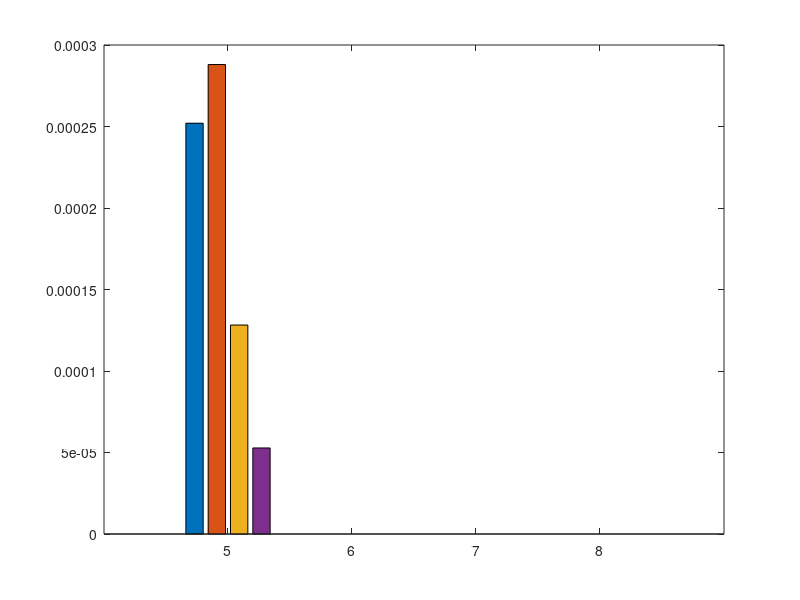

Source code (MATLAB): (Note: this script raises an error after producing the figure.)
clear; close all; clc
textSize = 16;
linewid = 1;

% ISa-CSI  5 6 7 8
% ISr-CSI  5 6 7 8
% ISa-RSS 5 6 7 8
% ISr-RSS 5 6 7 8

epiImpBMR = [
    1-0.9997479839 0 0 0;
    1-0.9997119816 0 0 0;
    1-0.9998718026 0 0 0;
    1-0.9999472128 0 0 0;
    ];
epi = [5 6 7 8];

figure(111)
bar(epi, epiImpBMR(1:4,:)', 'grouped')
hold on
ax = gca;
ax.YAxis.FontSize = 13;
ax.XAxis.FontSize = 13;
ax.YAxis.FontWeight = 'bold';
ax.XAxis.FontWeight = 'bold';
ylim([0 0.001]);
legend('SIC-SKGa with CSI','SIC-SKGm with CSI', 'SIC-SKGa with RSS','SIC-SKGm with RSS', 'FontSize',textSize, 'FontWeight','bold', 'Location','northeast')
xlabel('Episode Length', 'FontSize', 15, 'FontWeight','bold')
ylabel('BMR (percent)', 'FontSize',15, 'FontWeight','bold')

% for i=1:length(epiImpBMR)
%     text(epi(i)-0.3,epiImpBMR(1,i),strcat(num2str(epiImpBMR(1,i), '%.2g')," /"), 'FontWeight','bold', 'HorizontalAlignment', 'center', 'VerticalAlignment', 'bottom')
%     text(epi(i)-0.1,epiImpBMR(2,i),strcat(num2str(epiImpBMR(2,i), '%.2g')," /"), 'FontWeight','bold', 'HorizontalAlignment', 'center', 'VerticalAlignment', 'bottom')
%     text(epi(i)+0.1,epiImpBMR(3,i),strcat(num2str(epiImpBMR(3,i), '%.2g')," /"), 'FontWeight','bold', 'HorizontalAlignment', 'center', 'VerticalAlignment', 'bottom')
%     text(epi(i)+0.3,epiImpBMR(4,i),num2str(epiImpBMR(4,i), '%.2g'), 'FontWeight','bold', 'HorizontalAlignment', 'center', 'VerticalAlignment', 'bottom')
% end

% 创建 text
text('VerticalAlignment','bottom',...
    'HorizontalAlignment','center',...
    'FontWeight','bold',...
    'String','0.00025 /',...
    'Position',[4.54097193129451 0.00025001610000003 0]);

% 创建 text
text('VerticalAlignment','bottom',...
    'HorizontalAlignment','center',...
    'FontWeight','bold',...
    'String','0.00029 /',...
    'Position',[4.9305823209049 0.000294018400000034 0]);

% 创建 text
text('VerticalAlignment','bottom',...
    'HorizontalAlignment','center',...
    'FontWeight','bold',...
    'String','0.00013 /',...
    'Position',[5.25902806870549 0.00013219740000003 0]);

% 创建 text
text('VerticalAlignment','bottom',...
    'HorizontalAlignment','center',...
    'FontWeight','bold',...
    'String','5.3e-05',...
    'Position',[5.39786342689569 5.67872000000151e-05 0]);

% 创建 text
text('VerticalAlignment','bottom',...
    'HorizontalAlignment','center',...
    'FontWeight','bold',...
    'String','0 /',...
    'Position',[5.7 0 0]);

% 创建 text
text('VerticalAlignment','bottom',...
    'HorizontalAlignment','center',...
    'FontWeight','bold',...
    'String','0 /',...
    'Position',[5.9 0 0]);

% 创建 text
text('VerticalAlignment','bottom',...
    'HorizontalAlignment','center',...
    'FontWeight','bold',...
    'String','0 /',...
    'Position',[6.1 0 0]);

% 创建 text
text('VerticalAlignment','bottom',...
    'HorizontalAlignment','center',...
    'FontWeight','bold',...
    'String','0',...
    'Position',[6.3 0 0]);

% 创建 text
text('VerticalAlignment','bottom',...
    'HorizontalAlignment','center',...
    'FontWeight','bold',...
    'String','0 /',...
    'Position',[6.7 0 0]);

% 创建 text
text('VerticalAlignment','bottom',...
    'HorizontalAlignment','center',...
    'FontWeight','bold',...
    'String','0 /',...
    'Position',[6.9 0 0]);

% 创建 text
text('VerticalAlignment','bottom',...
    'HorizontalAlignment','center',...
    'FontWeight','bold',...
    'String','0 /',...
    'Position',[7.1 0 0]);

% 创建 text
text('VerticalAlignment','bottom',...
    'HorizontalAlignment','center',...
    'FontWeight','bold',...
    'String','0',...
    'Position',[7.3 0 0]);

% 创建 text
text('VerticalAlignment','bottom',...
    'HorizontalAlignment','center',...
    'FontWeight','bold',...
    'String','0 /',...
    'Position',[7.7 0 0]);

% 创建 text
text('VerticalAlignment','bottom',...
    'HorizontalAlignment','center',...
    'FontWeight','bold',...
    'String','0 /',...
    'Position',[7.9 0 0]);

% 创建 text
text('VerticalAlignment','bottom',...
    'HorizontalAlignment','center',...
    'FontWeight','bold',...
    'String','0 /',...
    'Position',[8.1 0 0]);

% 创建 text
text('VerticalAlignment','bottom',...
    'HorizontalAlignment','center',...
    'FontWeight','bold',...
    'String','0',...
    'Position',[8.3 0 0]);

print('epiCSIBMR','-depsc')

epiImp = [
    3*7/5 3*7/6 3*7/7 3*7/8;
    3*7/5 3*7/6 3*7/7 3*7/8;
    7/5 7/6 7/7 7/8;
    7/5 7/6 7/7 7/8
    ];
epiImp = epiImp.';
figure(113)
bar(epi, epiImp(1:4,:), 'grouped')
hold on
ax = gca;
ax.YAxis.FontSize = 13;
ax.XAxis.FontSize = 13;
ax.YAxis.FontWeight = 'bold';
ax.XAxis.FontWeight = 'bold';
ylim([0 8.5])
legend('SIC-SKGa with CSI','SIC-SKGm with CSI', 'SIC-SKGa with RSS','SIC-SKGm with RSS', 'FontSize',textSize, 'FontWeight','bold', 'Location','northeast')
xlabel('Episode Length', 'FontSize', 15, 'FontWeight','bold')
ylabel('BGR (bps)', 'FontSize',15, 'FontWeight','bold')

% for i=1:length(epiImp)
%     text(epi(i)-0.3,epiImp(i,1),num2str(epiImp(i,1), '%.2g'), 'FontWeight','bold', 'HorizontalAlignment', 'center', 'VerticalAlignment', 'bottom')
%     text(epi(i)-0.1,epiImp(i,2),num2str(epiImp(i,2), '%.2g'), 'FontWeight','bold', 'HorizontalAlignment', 'center', 'VerticalAlignment', 'bottom')
%     text(epi(i)+0.1,epiImp(i,3),num2str(epiImp(i,3), '%.2g'), 'FontWeight','bold', 'HorizontalAlignment', 'center', 'VerticalAlignment', 'bottom')
%     text(epi(i)+0.3,epiImp(i,4),num2str(epiImp(i,4), '%.2g'), 'FontWeight','bold', 'HorizontalAlignment', 'center', 'VerticalAlignment', 'bottom')
% end

% 创建 text
text('VerticalAlignment','bottom',...
    'HorizontalAlignment','center',...
    'FontWeight','bold',...
    'String','4.2',...
    'Position',[4.7 4.2 0]);

% 创建 text
text('VerticalAlignment','bottom',...
    'HorizontalAlignment','center',...
    'FontWeight','bold',...
    'String','4.2',...
    'Position',[4.9 4.2 0]);

% 创建 text
text('VerticalAlignment','bottom',...
    'HorizontalAlignment','center',...
    'FontWeight','bold',...
    'String','1.4',...
    'Position',[5.1 1.4 0]);

% 创建 text
text('VerticalAlignment','bottom',...
    'HorizontalAlignment','center',...
    'FontWeight','bold',...
    'String','1.4',...
    'Position',[5.3 1.4 0]);

% 创建 text
text('VerticalAlignment','bottom',...
    'HorizontalAlignment','center',...
    'FontWeight','bold',...
    'String','3.5',...
    'Position',[5.7 3.5 0]);

% 创建 text
text('VerticalAlignment','bottom',...
    'HorizontalAlignment','center',...
    'FontWeight','bold',...
    'String','3.5',...
    'Position',[5.9 3.5 0]);

% 创建 text
text('VerticalAlignment','bottom',...
    'HorizontalAlignment','center',...
    'FontWeight','bold',...
    'String','1.2',...
    'Position',[6.1 1.16666666666667 0]);

% 创建 text
text('VerticalAlignment','bottom',...
    'HorizontalAlignment','center',...
    'FontWeight','bold',...
    'String','1.2',...
    'Position',[6.3 1.16666666666667 0]);

% 创建 text
text('VerticalAlignment','bottom',...
    'HorizontalAlignment','center',...
    'FontWeight','bold',...
    'String','3',...
    'Position',[6.7 3 0]);

% 创建 text
text('VerticalAlignment','bottom',...
    'HorizontalAlignment','center',...
    'FontWeight','bold',...
    'String','3',...
    'Position',[6.9 3 0]);

% 创建 text
text('VerticalAlignment','bottom',...
    'HorizontalAlignment','center',...
    'FontWeight','bold',...
    'String','1',...
    'Position',[7.1 1 0]);

% 创建 text
text('VerticalAlignment','bottom',...
    'HorizontalAlignment','center',...
    'FontWeight','bold',...
    'String','1',...
    'Position',[7.3 1 0]);

% 创建 text
text('VerticalAlignment','bottom',...
    'HorizontalAlignment','center',...
    'FontWeight','bold',...
    'String','2.6',...
    'Position',[7.7 2.625 0]);

% 创建 text
text('VerticalAlignment','bottom',...
    'HorizontalAlignment','center',...
    'FontWeight','bold',...
    'String','2.6',...
    'Position',[7.9 2.625 0]);

% 创建 text
text('VerticalAlignment','bottom',...
    'HorizontalAlignment','center',...
    'FontWeight','bold',...
    'String','0.9',...
    'Position',[8.1 0.875 0]);

% 创建 text
text('VerticalAlignment','bottom',...
    'HorizontalAlignment','center',...
    'FontWeight','bold',...
    'String','0.9',...
    'Position',[8.3 0.875 0]);

print('epiCSIBGR','-depsc')
